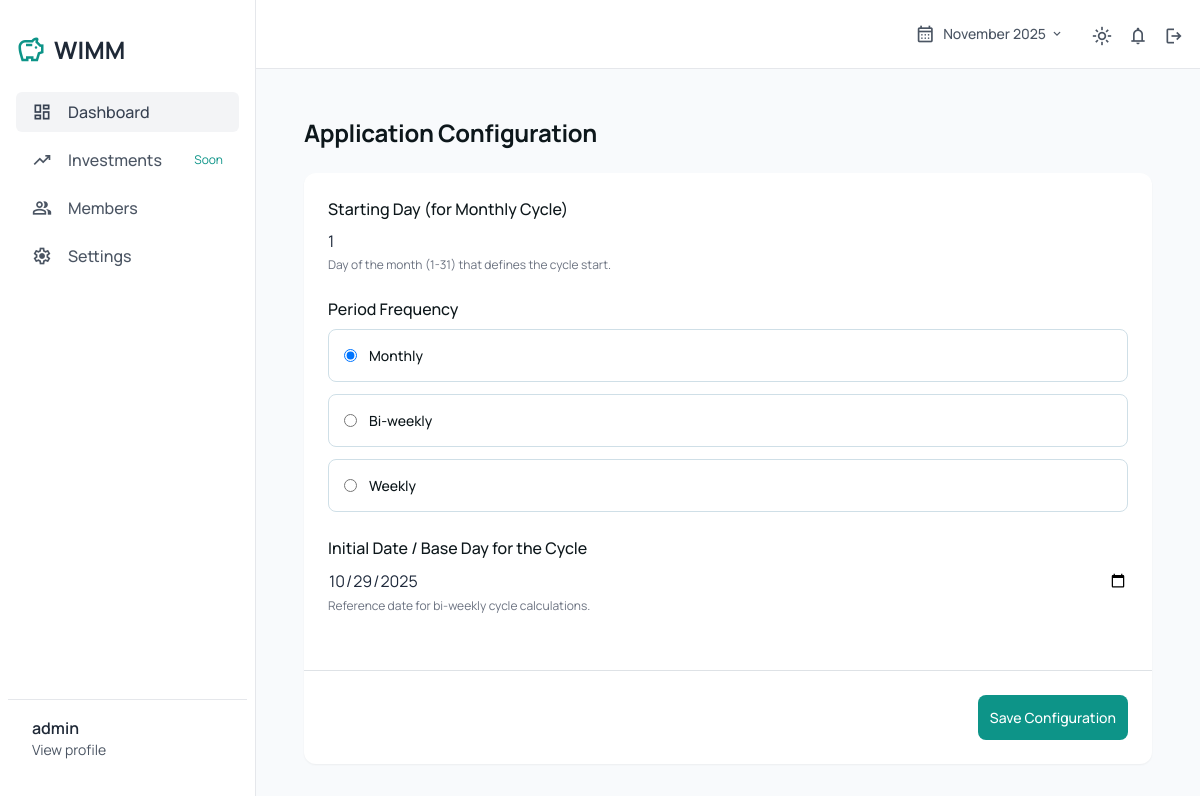
The app's page /settings/ (signed in) with its own data.
### finances/models.py (models this page shows, shortened)
class CustomUser(AbstractUser):
    pass

class FamilyConfiguration(models.Model):
    PERIOD_TYPES = [
        ('M', 'Monthly'),
        ('B', 'Bi-weekly'),
        ('W', 'Weekly'),
    ]
    family = models.OneToOneField(Family, on_delete=models.CASCADE, related_name='configuration')
    starting_day = models.PositiveSmallIntegerField(
        default=5,
        validators=[MinValueValidator(1)],
        help_text="Day of the month (1-31) that defines the cycle start."
    )
    period_type = models.CharField(max_length=1, choices=PERIOD_TYPES, default='M')
    base_date = models.DateField(default=timezone.localdate)

### finances/views.py (the view)
# urls.py: path('settings/', views.configuration_view, name='configuration'),
@login_required
def configuration_view(request):
    family, _, _ = get_family_context(request.user)
    if not family:
        return redirect('dashboard')
    config, created = FamilyConfiguration.objects.get_or_create(family=family)
    if request.method == 'POST':
        form = FamilyConfigurationForm(request.POST, instance=config)
        if form.is_valid():
            form.save()
            messages.success(request, 'Settings saved successfully.')
            return redirect('configuration')
    else:
        form = FamilyConfigurationForm(instance=config)
    query_period = request.GET.get('period')
    start_date, _, _ = get_current_period_dates(family, query_period)
    context = {
        'form': form
    }
    context.update(get_base_template_context(family, query_period, start_date))
    return render(request, 'finances/configurations.html', context)

### finances/forms.py
class FamilyConfigurationForm(forms.ModelForm):
    class Meta:
        model = FamilyConfiguration
        fields = ['starting_day', 'period_type', 'base_date']
        widgets = {
            'starting_day': forms.NumberInput(attrs={'class': 'form-input'}),
            'period_type': forms.RadioSelect(choices=FamilyConfiguration.PERIOD_TYPES),
            'base_date': forms.DateInput(attrs={'class': 'form-input', 'type': 'date'}),
        }

### finances/views.py (called while the page is built)
def get_family_context(user):
    try:
        family_member = FamilyMember.objects.select_related('family').get(user=user)
        family = family_member.family
        all_family_members = FamilyMember.objects.filter(family=family).select_related('user').order_by('user__username')
        return family, family_member, all_family_members
    except FamilyMember.DoesNotExist:
        return None, None, []

def get_base_template_context(family, query_period, start_date):
    available_periods = get_available_periods(family)
    current_period_label = None
    for period in available_periods:
        if period['is_current']:
            current_period_label = period['label']
            break
    return {
        'available_periods': available_periods,
        'current_period_label': current_period_label
    }

### finances/templates/finances/configurations.html (shortened to what this page needs)
{% extends "finances/base.html" %}
{% load static %}
{% block content %}
<main class="p-6 md:p-10 lg:p-12">
    <div class="max-w-4xl mx-auto">
        <h1 class="text-[#0d171b] dark:text-white text-2xl font-bold tracking-[-0.015em] mb-6">Application Configuration</h1>
        <form method="post" class="bg-white dark:bg-gray-800 rounded-xl shadow-sm overflow-hidden">
            <div class="p-6 space-y-6">
                <div class="flex flex-col">
                    <label class="text-[#0d171b] dark:text-gray-300 text-base font-medium leading-normal pb-2" for="{{ form.starting_day.id_for_label }}">Starting Day (for Monthly Cycle)</label>
                    {{ form.starting_day }}
                    <p class="text-xs text-gray-500 mt-1">Day of the month (1-31) that defines the cycle start.</p>
                </div>
                <div class="flex flex-col">
                    <label class="text-[#0d171b] dark:text-gray-300 text-base font-medium leading-normal pb-2">Period Frequency</label>
                    <div class="space-y-3">
                        {% for radio in form.period_type %}
                        <label class="flex items-center gap-3 border border-[#cfdfe7] dark:border-gray-600 p-[15px] rounded-lg cursor-pointer hover:bg-slate-50 dark:hover:bg-gray-700">
                            {{ radio.tag }}
                            <div class="flex grow flex-col">
                                <p class="text-[#0d171b] dark:text-white text-sm font-medium leading-normal">{{ radio.choice_label }}</p>
                            </div>
                        </label>
                        {% endfor %}
                    </div>
                </div>
                <div class="flex flex-col">
                    <label class="text-[#0d171b] dark:text-gray-300 text-base font-medium leading-normal pb-2" for="{{ form.base_date.id_for_label }}">Initial Date / Base Day for the Cycle</label>
                    {{ form.base_date }}
                    <p class="text-xs text-gray-500 mt-1">Reference date for bi-weekly cycle calculations.</p>
                </div>
            </div>
            <div class="mt-8 pt-6 border-t border-[#dee2e6] dark:border-gray-700 flex justify-end gap-4 p-6">
                <button type="submit" class="rounded-lg bg-primary text-white text-sm font-medium leading-normal p-3 hover:bg-primary/90">
                    Save Configuration
                </button>
            </div>
        </form>
    </div>
</main>
{% endblock %}

### finances/templates/finances/base.html (shortened to what this page needs)
{% load static %}
<!DOCTYPE html>
<html lang="en" class="h-full" x-data="{ darkMode: localStorage.getItem('darkMode') === 'true' }" :class="{ 'dark': darkMode }">
<head>
    <script src="https://cdn.tailwindcss.com"></script>
</head>
<body class="h-full bg-background-light dark:bg-background-dark text-slate-800 dark:text-slate-200" x-data="{ sidebarOpen: false, periodDropdown: false }">
    <div class="flex h-full">
        <aside :class="{'translate-x-0': sidebarOpen, '-translate-x-full': !sidebarOpen}"
               class="fixed inset-y-0 left-0 z-30 flex flex-col w-64 px-4 py-8 bg-white dark:bg-gray-800 border-r dark:border-gray-700 transform transition-transform duration-300 ease-in-out md:translate-x-0 md:static md:inset-0">
            <div class="flex items-center justify-between">
                <a href="{% url 'dashboard' %}" class="flex items-center gap-2">
                    <span class="material-symbols-outlined text-3xl text-primary">savings</span>
                    <span class="text-2xl font-bold text-gray-800 dark:text-white">WIMM</span>
                </a>
            </div>
            <nav class="flex flex-col justify-between flex-1 mt-6">
                <div class="space-y-2">
                    <a class="flex items-center px-4 py-2 text-gray-700 bg-gray-100 rounded-md dark:bg-gray-700 dark:text-gray-200" href="{% url 'dashboard' %}">
                        <span class="material-symbols-outlined">dashboard</span>
                        <span class="mx-4 font-medium">Dashboard</span>
                    </a>
                    <a class="flex items-center px-4 py-2 text-gray-600 rounded-md dark:text-gray-400 hover:bg-gray-100 dark:hover:bg-gray-700" href="{% url 'investments' %}">
                        <span class="material-symbols-outlined">trending_up</span>
                        <span class="mx-4 font-medium">Investments</span>
                        <span class="text-xs font-normal text-teal-600 dark:text-teal-500 ml-auto">Soon</span>
                    </a>
                    <a class="flex items-center px-4 py-2 text-gray-600 rounded-md dark:text-gray-400 hover:bg-gray-100 dark:hover:bg-gray-700" href="{% url 'members' %}">
                        <span class="material-symbols-outlined">group</span>
                        <span class="mx-4 font-medium">Members</span>
                    </a>
                    <a class="flex items-center px-4 py-2 text-gray-600 rounded-md dark:text-gray-400 hover:bg-gray-100 dark:hover:bg-gray-700" href="{% url 'configuration' %}">
                        <span class="material-symbols-outlined">settings</span>
                        <span class="mx-4 font-medium">Settings</span>
                    </a>
                </div>
                <div class="flex items-center px-4 -mx-2 py-2 border-t dark:border-gray-700 mt-4 pt-4">
                    <div class="flex flex-col mx-2">
                        <span class="font-semibold text-gray-800 dark:text-gray-200">{{ request.user.username }}</span>
                        <span class="text-sm text-gray-600 dark:text-gray-400">View profile</span>
                    </div>
                </div>
            </nav>
        </aside>
        <div class="flex-1 flex flex-col overflow-hidden">
            <header class="flex items-center justify-between p-4 bg-white dark:bg-gray-800 border-b dark:border-gray-700 md:justify-end">
                <div class="flex items-center space-x-4">
                    <div class="relative" x-data="{ open: false }" @click.away="open = false">
                        <button @click="open = !open" class="flex items-center text-gray-600 dark:text-gray-400 hover:text-primary px-3 py-2 rounded-lg hover:bg-gray-100 dark:hover:bg-gray-700">
                            <span class="material-symbols-outlined mr-2">calendar_month</span>
                            <span class="text-sm font-medium">{{ current_period_label|default:"Select Period" }}</span>
                            <span class="material-symbols-outlined ml-1 text-sm">expand_more</span>
                        </button>
                    </div>
                    <button @click="darkMode = !darkMode; localStorage.setItem('darkMode', darkMode)"
                            class="text-gray-600 dark:text-gray-400 hover:text-primary">
                        <span x-show="!darkMode" class="material-symbols-outlined">light_mode</span>
                    </button>
                    <a href="#" class="text-gray-600 dark:text-gray-400 hover:text-primary">
                        <span class="material-symbols-outlined">notifications</span>
                    </a>
                    <a href="{% url 'logout' %}" class="text-gray-600 dark:text-gray-400 hover:text-red-500" title="Logout">
                        <span class="material-symbols-outlined">logout</span>
                    </a>
                </div>
            </header>
            <main class="flex-1 overflow-x-hidden overflow-y-auto bg-background-light dark:bg-background-dark custom-scrollbar">
                {% block content %}{% endblock %}
            </main>
        </div>
    </div>
</body>
</html>

### finances/templates/finances/base.html (style rules this page uses)
body { font-family: 'Manrope', sans-serif; -webkit-font-smoothing: antialiased; -moz-osx-font-smoothing: grayscale; }
.material-symbols-outlined { font-variation-settings: 'FILL' 0, 'wght' 400, 'GRAD' 0, 'opsz' 24; vertical-align: middle; font-size: 1.25rem; line-height: 1; }

### records on screen
CustomUser: user.username "admin"
FamilyConfiguration: starting_day "1", base_date "10/29/2025"

### other values on screen
{{ current_period_label|default:"Select Period" }} "November 2025"
{{ radio.choice_label }} "Monthly" "Bi-weekly" "Weekly"
